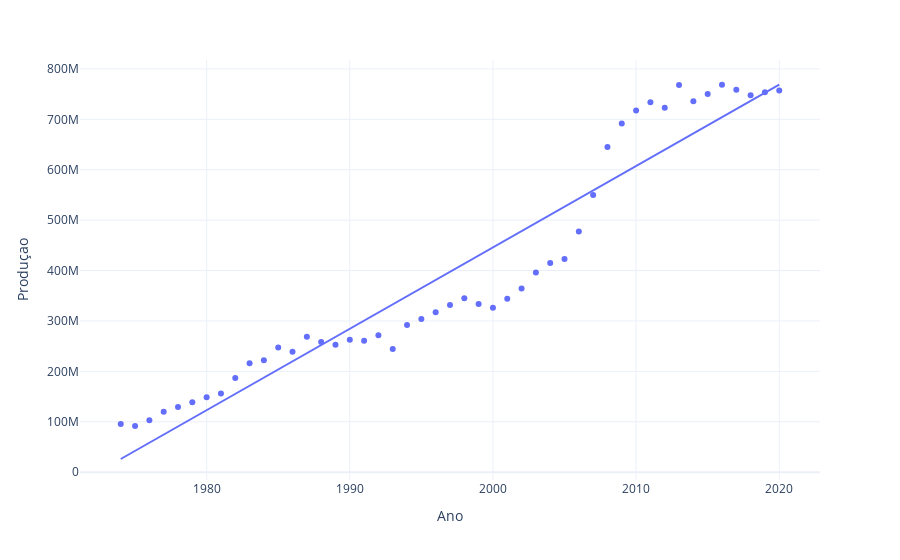

Write notebook code for a chart like this one.
### Markdown cell above
* Cana

### Code cell
fig =px.scatter(df_cana, x ='Ano', y='Produçao', trendline= 'ols')
fig.update_layout(template = 'plotly_white')
